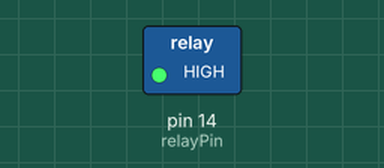
Recording of a sketch running on a simulated Arduino Uno, built with avr-gcc and run on an emulated ATmega328P. Parts: switched loads named in the sketch (green lamp = pin HIGH). Dashed ring = blinking.

Above: at 0.2 s.
Timing chart, 0 to 3.0 s (numbered marks = the images above):
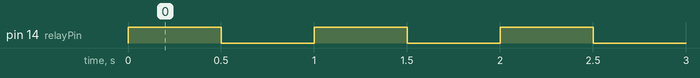

Measured:
- by itself, pin 14 (relayPin): alternates HIGH for 0.50 s and LOW for 0.50 s

The sketch:

Relay_test.ino
```cpp
int relayPin = 14;

void setup() {

    pinMode(relayPin, OUTPUT);

}

void loop() {

   digitalWrite(relayPin, HIGH); //Set the pin to HIGH (3.3V)
   delay(500);                  //Delay 5 seconds
   digitalWrite(relayPin, LOW);  //Set the pin to LOW (0V)
   delay(500);                  //Delay 5 seconds

}
```
